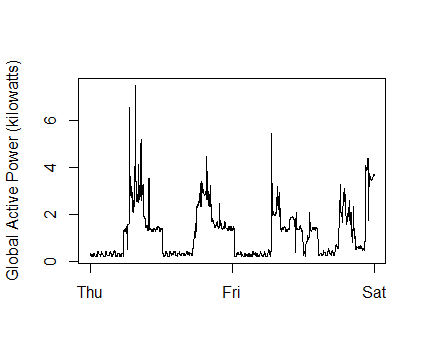

Recreate this plot in R.
#plot2(timeSeries)
datetime <- strptime(paste(subsetdata$Date, subsetdata$Time, sep=" "), "%d/%m/%Y %H:%M:%S") 
plot(datetime, globalActivePower, type="l", xlab="", ylab="Global Active Power (kilowatts)")
